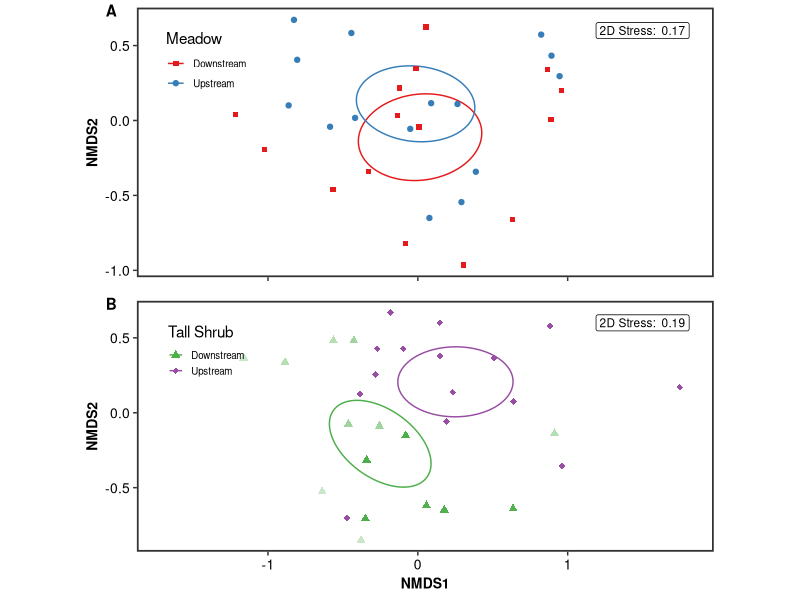

Write R code to recreate this figure.

# Script:  NMDS & PERMANOVAs Species Composition ----

#  Robin Satter                          

## Required Packages ----

library(ggpubr)
library(tidyverse)
library(readxl)
library(reshape2)
library(vegan)
library(patchwork)


## Preparing Data ---- 

a <- read_xlsx("Inv_Comp.xlsx")

shrubs<-read_xlsx("ShrubCover.xlsx")

c <- a %>% filter(Site == "C" )
s  <- a %>% filter(Site == "S")

s<-merge(s, shrubs, by="Sample_ID")


## Calculate NMDS Axis  ----

# Meadow Streams
nmds_c <- metaMDS(comm = c[ , 10:42], k = 2,  
                  distance = "bray",
                  trymax = 100, autotransform=T)

# Add NMDS values in data frame
data.c = as.data.frame(scores(nmds_c)$sites)

data.c$Code = c$Code
data.c$Number =c$Number
data.c$Station = c$Station

# Tall Shrub Streams
nmds_s <- metaMDS(comm = s[ , 10:42], k = 2,  
                  distance = "bray",
                  trymax = 100, autotransform=T)

# Add NMDS values in data frame
data.s = as.data.frame(scores(nmds_s)$sites)

data.s$Code = s$Code
data.s$Shrub = s$Percent20
data.s$Number =s$Number
data.s$Station = s$Station

### NMDS Plot (Figure 6) ----

p1 <-ggplot() +
  
  stat_conf_ellipse(data = data.c, aes(x=NMDS1, y=NMDS2, color=Code),  level=0.95)+
  
  geom_point(data = data.c, aes(x = NMDS1, y = NMDS2, 
                                color = Code, shape=Code) ,size = 1.5) +
  
  annotate(geom = "label", x = 1.5, y = 0.6, size = 3,
           label = paste("2D Stress: ", round(nmds_c$stress, digits = 2))) +
  
  scale_color_manual(values=c("#e41a1c", "#377eb8"),
                     labels=c("Downstream", "Upstream"))+
  
  
  scale_fill_manual(values=c("#e41a1c", "#377eb8"),
                    labels=c("Downstream", "Upstream"))+
  
  scale_shape_manual(values=c(15,19),
                     labels=c("Downstream","Upstream"))+
  
  labs(colour="Meadow", shape="Meadow", fill="Meadow")+
  
  theme_bw()+
  
  theme(legend.position=c(0.12,0.8), 
        legend.background = element_rect(fill='transparent', colour="transparent"),
        legend.box.background = element_rect(fill='transparent', colour="transparent"),
        legend.text=element_text(size=7),
        legend.key.size=unit(0.5,'cm'),
        axis.text=element_text(size=10, colour="black"),
        axis.title.y = element_text(size=10, face ="bold"),
        axis.text.x = element_blank(),
        panel.border = element_rect(size=1.2),
        plot.tag.position = c(0.04, 0.99),
        panel.grid.major = element_blank(), 
        panel.grid.minor = element_blank(),
        panel.background = element_blank(),
        plot.margin = unit(c(0,0,0,0), "cm"),
        plot.tag = element_text(size = rel(1), face="bold"))+
  
  ylab("NMDS2")+
  xlab("")+
  
  coord_fixed(ratio = 1, xlim = c(-1.7,1.8), ylim = NULL, expand = TRUE, clip = "on")

p2 <-ggplot() +
  
  stat_conf_ellipse(data = data.s, aes(x=NMDS1, y=NMDS2, color=Code),  level=0.95)+
  
  geom_point(data = data.s, aes(x = NMDS1, y = NMDS2, 
                                fill = Code, shape=Code, color=Code), 
             alpha=(2*data.s$Shrub) ,size = 2) +
  
  annotate(geom = "label", x = 1.5, y = 0.6, size = 3,
              label = paste("2D Stress: ", round(nmds_s$stress, digits = 2))) +
  
  scale_color_manual(values=c("#4daf4a", "#984ea3"),
                     labels=c("Downstream", "Upstream"))+
  
  scale_fill_manual(values=c("#4daf4a", "#984ea3"),
                    labels=c("Downstream", "Upstream"))+
  
  scale_shape_manual(values=c(17,18),
                     labels=c("Downstream","Upstream"))+
  
  labs(colour="Tall Shrub", shape="Tall Shrub", fill="Tall Shrub")+
  
  theme_bw()+
  
  theme(legend.position=c(0.12,0.8), 
        legend.background = element_rect(fill='transparent', colour="transparent"),
        legend.box.background = element_rect(fill='transparent',
                                             colour="transparent", size=2),
        legend.key=element_blank(),
        legend.text=element_text(size=7),
        legend.key.size=unit(0.4,'cm'),
        axis.text=element_text(size=10, colour="black"),
        axis.title = element_text(size=10, face="bold"),
        panel.border = element_rect(size=1.2),
        plot.tag.position = c(0.04, 0.99),
        panel.grid.major = element_blank(), 
        panel.grid.minor = element_blank(),
        panel.background = element_blank(),
        plot.margin = unit(c(0,0,0,0), "cm"),
        plot.tag = element_text(size = rel(1), face="bold"))+
  
  ylab("NMDS2")+
  xlab("NMDS1")+
  
  coord_fixed(ratio = 1, xlim = c(-1.7,1.8), ylim = NULL, expand = TRUE, clip = "on")


#### Patchwork ----

p1/p2+
  plot_annotation(tag_levels = 'A')


## PERMANOVA ----

## Create Bray-Curtis distance matrix

dist_c <- vegdist(c[, 10:42],  method = "bray")
dist_s <- vegdist(s[, 10:42],  method = "bray") 

# Meadow Streams
adonis2(dist_c ~ as.factor(data.c$Number) + data.c$Station, method = "bray", na.action=na.exclude)

# Tall Shrub Streams
adonis2(dist_s ~ as.factor(data.s$Number) + data.s$Station, method = "bray", na.action=na.exclude)
